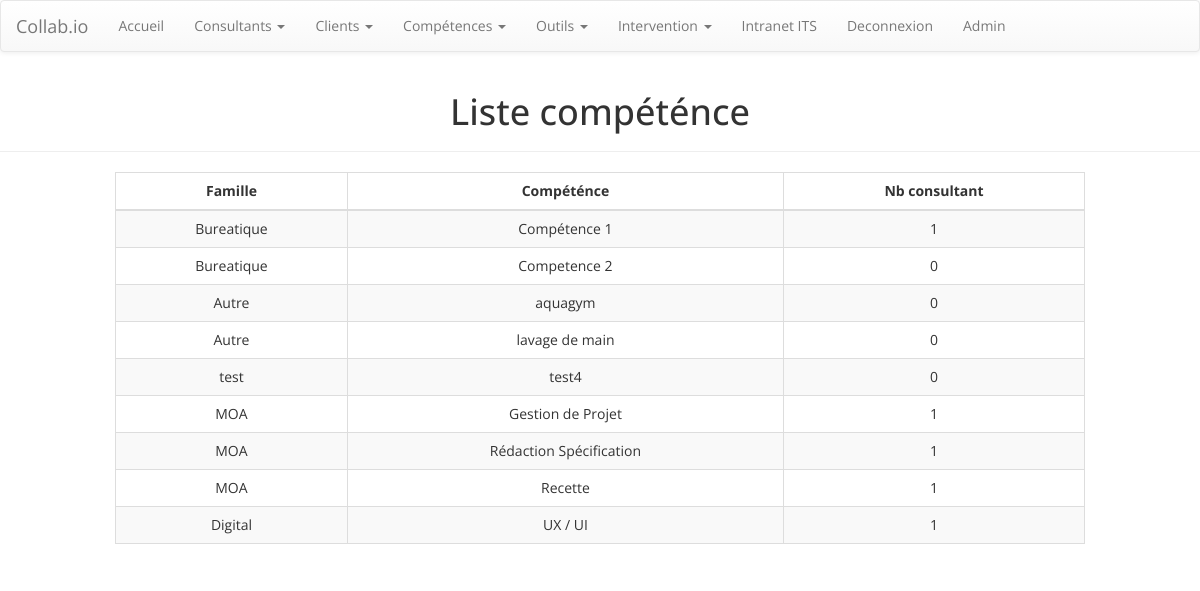
Screenshot of /competence/ (signed in) with the database file from the repository.
### collab/models.py (models this page shows, shortened)
class competences(models.Model):
    nomCompetence = models.CharField(max_length=250)
    famille = models.ForeignKey(familleCompetences, on_delete=models.CASCADE)

class familleCompetences(models.Model):
    nomFamilleCompetence = models.CharField(max_length=250)
    def __str__(self):
        return self.nomFamilleCompetence

### collab/views.py (the view)
# urls.py: path('competence/', views.liste_competence, name='liste_competence'),
def liste_competence(request):
    template = loader.get_template('collab/liste_competence2.html')
    compe_list= competences.objects.all().order_by('famille')
    context={'compes':compe_list}
    return HttpResponse(template.render(context, request))

### collab/templatetags/collab_extras.py (called while the page is built)
@register.filter(name='nb_consultant_compe')
def nb_consultant_compe(id_compe):
    nb = collaborateurs.objects.filter(listeCompetencesCles=id_compe).count()
    return nb

### collab/templates/collab/liste_competence2.html
{% extends 'collab/base.html' %}
{% block content %}
{% load collab_extras %}
    <div class="page-header">
        <h1 class="text-center">Liste compéténce</h1></div>
    <div class="container" id="container">
        <div class="row">
            <div class="col-lg-10 col-lg-offset-1 col-md-10 col-md-offset-1 col-sm-10 col-sm-offset-1 col-xs-12">
                <div class="table-responsive" id="liste-consultant">
                    <table class="table table-striped table-bordered table-hover" data-toggle="table" data-pagination="true" data-search="true">
                        <thead>
                            <tr class="text-center">
                                <th class="text-center" data-sortable="true">Famille </th>
                                <th class="text-center" data-sortable="true">Compéténce </th>
                                <th class="text-center" data-sortable="true">Nb consultant</th>
                            </tr>
                        </thead>
                        <tbody>
                            {% for compe in compes %}
                            {% with truc=compe.pk %}
                            <tr>
                                <td>{{compe.famille}} </td>
                                <td>{{compe.nomCompetence}} </td>
                                <td>{{truc|nb_consultant_compe}} </td>
                            </tr>
                            {% endwith %}
                            {% endfor %}
                        </tbody>
                    </table>
                </div>
            </div>
        </div>
    </div>
{% endblock %}

### collab/static/collab/assets/css/styles.css (style rules this page uses)
div#liste-consultant.table-responsive { text-align:center; }
table th.text-center, table td.text-center { text-align:center; }
.table > tbody > tr > td { vertical-align:middle; }

### collab/static/collab/assets/css/Full-Width-Center-Container.css (style rules this page uses)
div#container.container { width:100%; }

### collab/static/collab/assets/css/Simple-Profile-Info.css (style rules this page uses)
* { -webkit-border-radius:0 0 0 0; border-radius:0 0 0 0; font-family:'Open Sans'; }

### rows the page displays
competences: famille "Bureatique", nomCompetence "Compétence 1", pk|nb_consultant_compe "1"
competences: famille "Bureatique", nomCompetence "Competence 2", pk|nb_consultant_compe "0"
competences: famille "Autre", nomCompetence "aquagym", pk|nb_consultant_compe "0"
competences: famille "Autre", nomCompetence "lavage de main", pk|nb_consultant_compe "0"
competences: famille "test", nomCompetence "test4", pk|nb_consultant_compe "0"
competences: famille "MOA", nomCompetence "Gestion de Projet", pk|nb_consultant_compe "1"
competences: famille "MOA", nomCompetence "Rédaction Spécification", pk|nb_consultant_compe "1"
competences: famille "MOA", nomCompetence "Recette", pk|nb_consultant_compe "1"
competences: famille "Digital", nomCompetence "UX / UI", pk|nb_consultant_compe "1"
